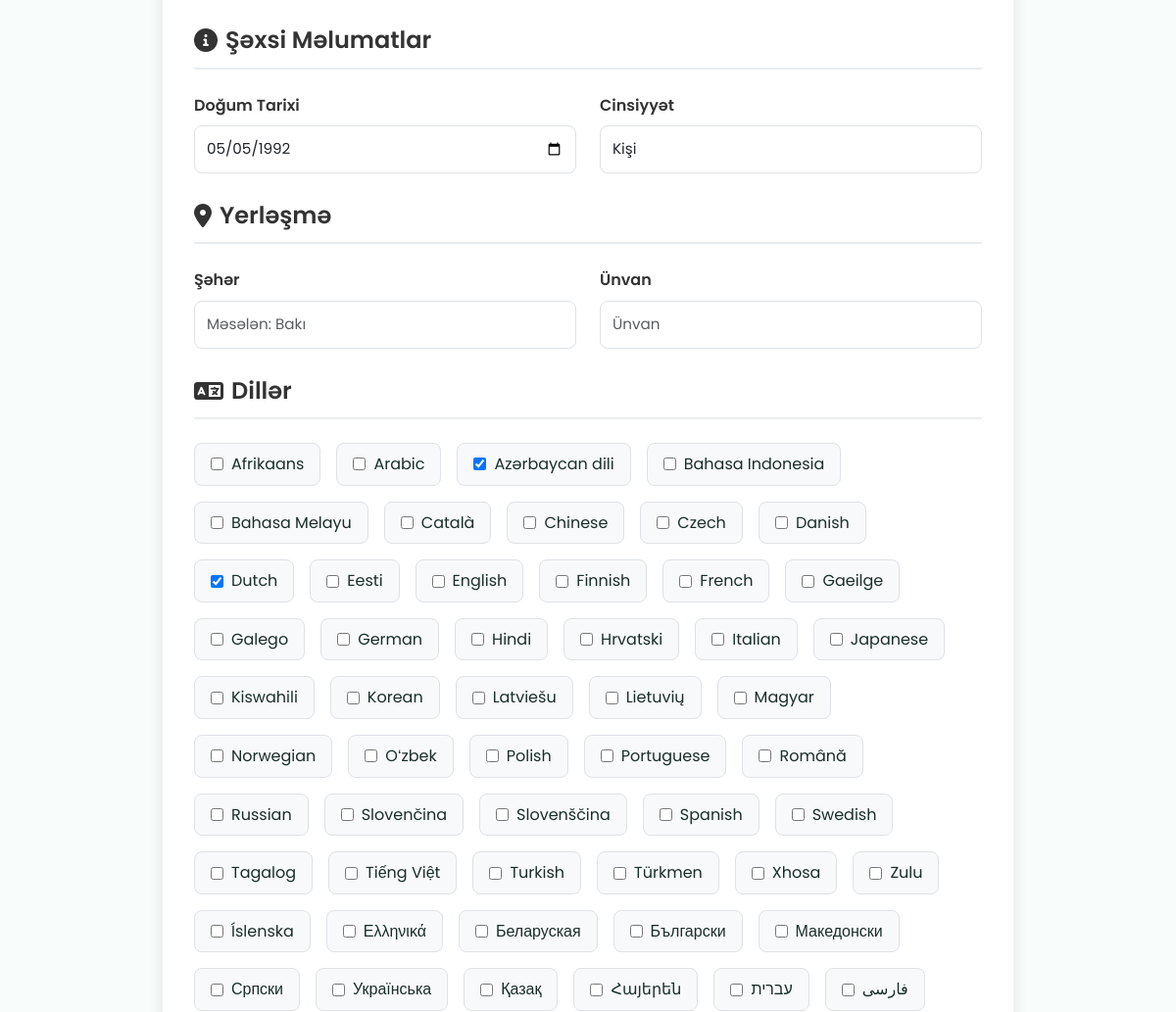
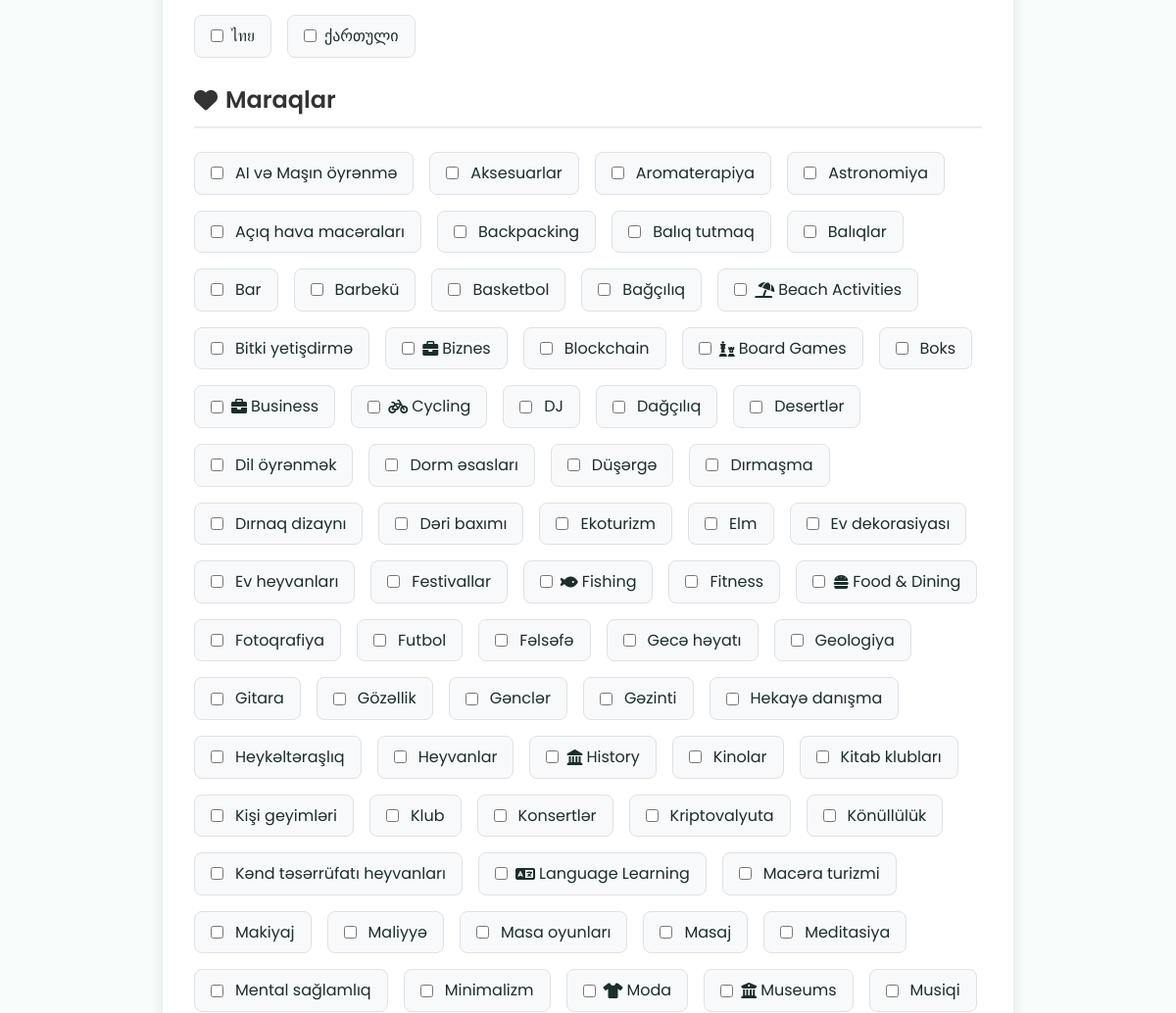
The app's page /accounts/profile/edit/ (signed in, middle part), older data (2 pictures, top to bottom).
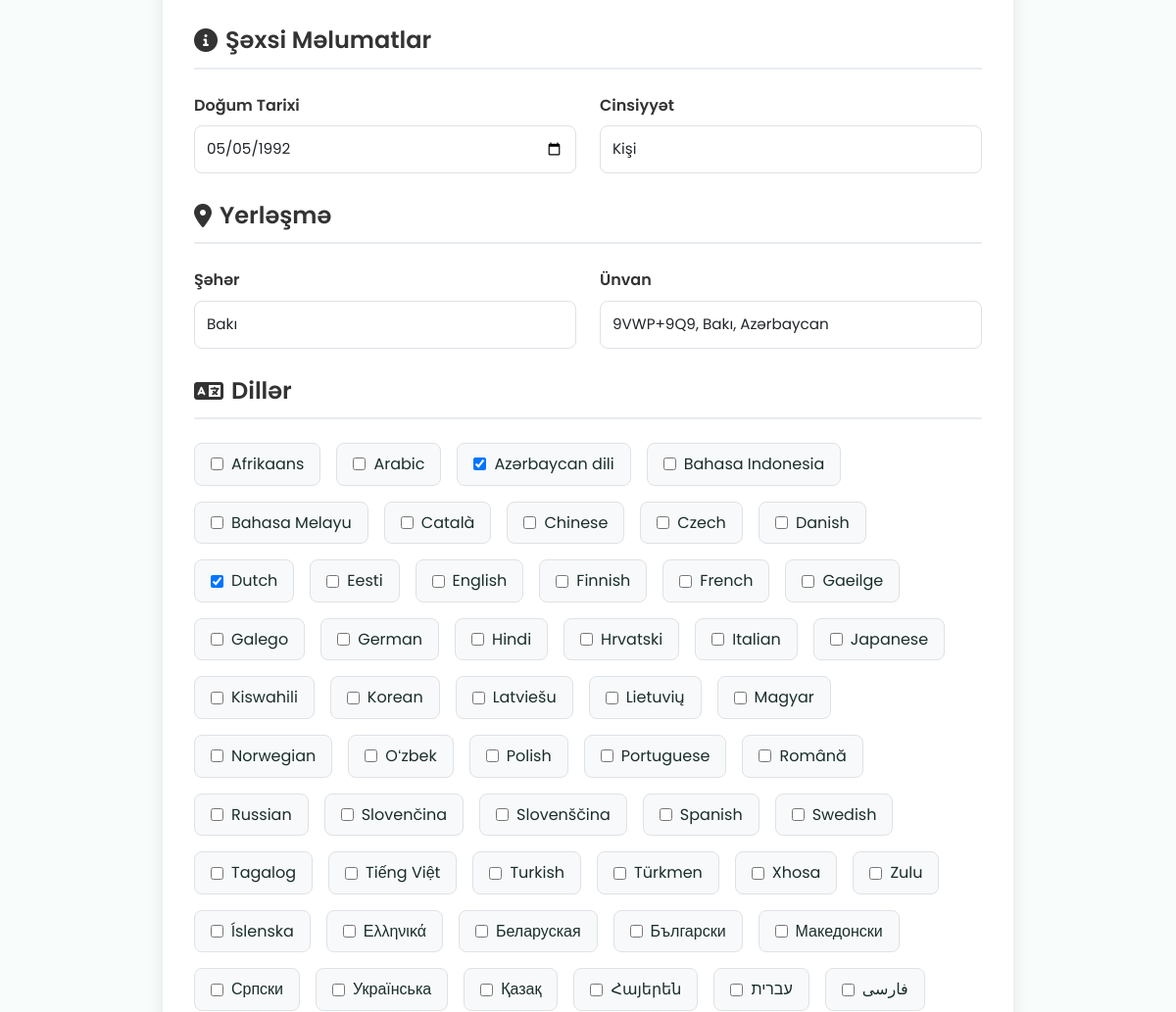
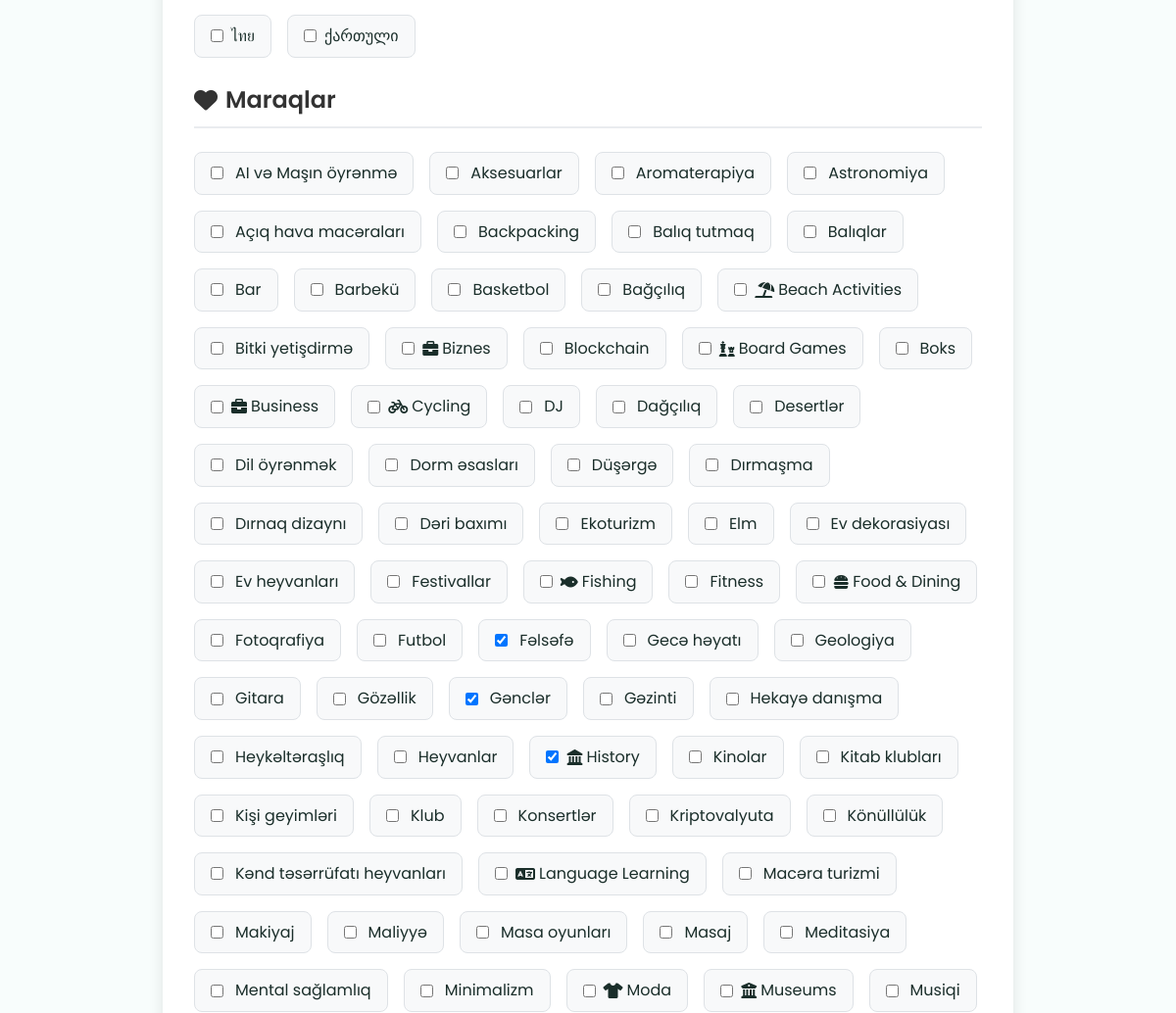
The same page, newer data (2 pictures, top to bottom).
### accounts/models.py (models this page shows, shortened)
class Interest(models.Model):
    CATEGORY_CHOICES = [
        ('general', 'General/Popular'),
        ('beauty', 'Beauty & Fashion'),
        ('lifestyle', 'Lifestyle & Home'),
        ('sports', 'Sports & Fitness'),
        ('arts', 'Arts & Culture'),
        ('food', 'Food & Dining'),
        ('travel', 'Travel & Adventure'),
        ('tech', 'Technology'),
        ('music', 'Music'),
        ('nature', 'Nature & Outdoors'),
        ('education', 'Education & Learning'),
        ('health', 'Health & Wellness'),
        ('social', 'Social & Volunteering'),
    ]
    name = models.CharField(max_length=100, unique=True)
    icon = models.CharField(max_length=50, blank=True, null=True)  # Font awesome icon name
    category = models.CharField(max_length=20, choices=CATEGORY_CHOICES, default='general')
    is_general = models.BooleanField(default=False, help_text="Show in general/popular section")
    class Meta:
        ordering = ['name']

class User(AbstractUser):
    phone_regex = RegexValidator(
        regex=r'^\+?1?\d{9,15}$',
        message="Phone number must be entered in the format: '+999999999'. Up to 15 digits allowed."
    )
    GENDER_CHOICES = [
        ('male', 'Kişi'),
        ('female', 'Qadın'),
        ('other', 'Digər'),
        ('prefer_not_to_say', 'Deməyi üstün tutmuram'),
    ]
    phone = models.CharField(validators=[phone_regex], max_length=17, unique=True)
    is_phone_verified = models.BooleanField(default=False)
    otp_code = models.CharField(max_length=6, blank=True, null=True)
    otp_created_at = models.DateTimeField(blank=True, null=True)
    birthday = models.DateField(blank=True, null=True)
    gender = models.CharField(max_length=20, choices=GENDER_CHOICES, blank=True, null=True)
    bio = models.TextField(max_length=500, blank=True, null=True)
    languages = models.ManyToManyField(Language, blank=True)
    city = models.CharField(max_length=100, blank=True, null=True)
    latitude = models.DecimalField(max_digits=9, decimal_places=6, blank=True, null=True)
    longitude = models.DecimalField(max_digits=9, decimal_places=6, blank=True, null=True)
    address = models.TextField(blank=True, null=True)
    interests = models.ManyToManyField(Interest, blank=True)
    registration_step = models.IntegerField(default=0)  # 0: phone, 1: otp, 2: name, 3: languages, 4: birthday, 5: images, 6: bio, 7: interests, 8: location, 9: complete
    is_registration_complete = models.BooleanField(default=False)
    created_at = models.DateTimeField(auto_now_add=True)
    updated_at = models.DateTimeField(auto_now=True)
    username = None
    USERNAME_FIELD = 'phone'
    REQUIRED_FIELDS = ['first_name', 'last_name']
    objects = UserManager()
    def get_full_name(self):
        if self.first_name and self.last_name:
            return f"{self.first_name} {self.last_name}"
        return self.phone

### accounts/views.py (the view, shortened to what this page needs)
# urls.py: path('profile/edit/', views.edit_profile, name='edit_profile'),
@login_required
def edit_profile(request):
    from .models import Language, Interest, UserImage
    from django.contrib import messages
    languages = Language.objects.all().order_by('name')
    interests = Interest.objects.all().order_by('name')
    user_images = UserImage.objects.filter(user=request.user).order_by('order', 'uploaded_at')
    context = {
        'languages': languages,
        'interests': interests,
        'user_images': user_images,
    }
    return render(request, 'accounts/edit_profile.html', context)

### templates/accounts/edit_profile.html (shortened to what this page needs)
{% extends 'base.html' %}
{% load static %}
{% block content %}
<div class="edit-profile-container">
    <form method="post" enctype="multipart/form-data" class="edit-profile-section">
        <div class="section-title">
            <i class="fas fa-info-circle"></i>
            Şəxsi Məlumatlar
        </div>
        <div class="row">
            <div class="col-md-6">
                <div class="form-group">
                    <label class="form-label" for="birthday">Doğum Tarixi</label>
                    <input type="date" class="form-control" id="birthday" name="birthday"
                           value="{{ user.birthday|date:'Y-m-d'|default:'' }}">
                </div>
            </div>
            <div class="col-md-6">
                <div class="form-group">
                    <label class="form-label" for="gender">Cinsiyyət</label>
                    <select class="form-select" id="gender" name="gender">
                        <option value="male" {% if user.gender == 'male' %}selected{% endif %}>Kişi</option>
                    </select>
                </div>
            </div>
        </div>
        <div class="section-title">
            <i class="fas fa-map-marker-alt"></i>
            Yerləşmə
        </div>
        <div class="row">
            <div class="col-md-6">
                <div class="form-group">
                    <label class="form-label" for="city">Şəhər</label>
                    <input type="text" class="form-control" id="city" name="city"
                           value="{{ user.city|default:'' }}" placeholder="Məsələn: Bakı">
                </div>
            </div>
            <div class="col-md-6">
                <div class="form-group">
                    <label class="form-label" for="address">Ünvan</label>
                    <input type="text" class="form-control" id="address" name="address"
                           value="{{ user.address|default:'' }}" placeholder="Ünvan">
                </div>
            </div>
        </div>
        <div class="section-title">
            <i class="fas fa-language"></i>
            Dillər
        </div>
        <div class="form-group">
            <div class="checkbox-group">
                {% for language in languages %}
                    <label class="checkbox-item">
                        <input type="checkbox" name="languages" value="{{ language.id }}"
                               {% if language in user.languages.all %}checked{% endif %}>
                        {{ language.name }}
                    </label>
                {% endfor %}
            </div>
        </div>
        <div class="section-title">
            <i class="fas fa-heart"></i>
            Maraqlar
        </div>
        <div class="form-group">
            <div class="checkbox-group">
                {% for interest in interests %}
                    <label class="checkbox-item">
                        <input type="checkbox" name="interests" value="{{ interest.id }}"
                               {% if interest in user.interests.all %}checked{% endif %}>
                        {% if interest.icon %}
                            <i class="{{ interest.icon }} me-1"></i>
                        {% endif %}
                        {{ interest.name }}
                    </label>
                {% endfor %}
            </div>
        </div>
    </form>
</div>
{% endblock %}

Row changes from the older to the newer data that the page shows:
changed User "Kişi": city (not shown) → "Bakı"; address (not shown) → "9VWP+9Q9, Bakı, Azərbaycan"
computed for Interest "Fəlsəfə": interests "☐" → "☑"
computed for Interest "Gənclər": interests "☐" → "☑"
computed for Interest "History": interests "☐" → "☑"
